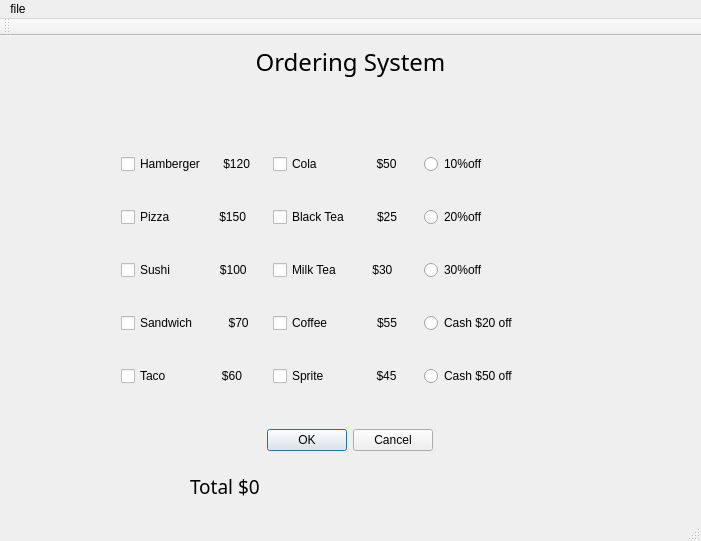
<?xml version="1.0" encoding="UTF-8"?>
<ui version="4.0">
 <class>MainWindow</class>
 <widget class="QMainWindow" name="MainWindow">
  <property name="geometry">
   <rect>
    <x>0</x>
    <y>0</y>
    <width>701</width>
    <height>541</height>
   </rect>
  </property>
  <property name="windowTitle">
   <string>MainWindow</string>
  </property>
  <widget class="QWidget" name="centralWidget">
   <widget class="QLabel" name="label">
    <property name="geometry">
     <rect>
      <x>220</x>
      <y>0</y>
      <width>261</width>
      <height>51</height>
     </rect>
    </property>
    <property name="font">
     <font>
      <family>標楷體</family>
      <pointsize>18</pointsize>
     </font>
    </property>
    <property name="text">
     <string>Ordering System</string>
    </property>
    <property name="alignment">
     <set>Qt::AlignCenter</set>
    </property>
   </widget>
   <widget class="QDialogButtonBox" name="buttonBox">
    <property name="geometry">
     <rect>
      <x>240</x>
      <y>390</y>
      <width>193</width>
      <height>28</height>
     </rect>
    </property>
    <property name="standardButtons">
     <set>QDialogButtonBox::Cancel|QDialogButtonBox::Ok</set>
    </property>
   </widget>
   <widget class="QLabel" name="label_2">
    <property name="geometry">
     <rect>
      <x>190</x>
      <y>430</y>
      <width>291</width>
      <height>41</height>
     </rect>
    </property>
    <property name="font">
     <font>
      <family>標楷體</family>
      <pointsize>14</pointsize>
     </font>
    </property>
    <property name="text">
     <string>Total $0 </string>
    </property>
   </widget>
   <widget class="QWidget" name="">
    <property name="geometry">
     <rect>
      <x>110</x>
      <y>80</y>
      <width>621</width>
      <height>311</height>
     </rect>
    </property>
    <layout class="QHBoxLayout" name="horizontalLayout_2">
     <item>
      <layout class="QHBoxLayout" name="horizontalLayout">
       <item>
        <layout class="QVBoxLayout" name="verticalLayout">
         <item>
          <widget class="QCheckBox" name="checkBox_Hamberger">
           <property name="text">
            <string>Hamberger       $120</string>
           </property>
          </widget>
         </item>
         <item>
          <widget class="QCheckBox" name="checkBox_Pizza">
           <property name="text">
            <string>Pizza               $150</string>
           </property>
          </widget>
         </item>
         <item>
          <widget class="QCheckBox" name="checkBox_Sushi">
           <property name="text">
            <string>Sushi               $100</string>
           </property>
          </widget>
         </item>
         <item>
          <widget class="QCheckBox" name="checkBox_Sandwich">
           <property name="text">
            <string>Sandwich           $70</string>
           </property>
          </widget>
         </item>
         <item>
          <widget class="QCheckBox" name="checkBox_Taco">
           <property name="text">
            <string>Taco                 $60</string>
           </property>
          </widget>
         </item>
        </layout>
       </item>
       <item>
        <layout class="QVBoxLayout" name="verticalLayout_2">
         <item>
          <widget class="QCheckBox" name="checkBox_Cola">
           <property name="text">
            <string>Cola                  $50</string>
           </property>
          </widget>
         </item>
         <item>
          <widget class="QCheckBox" name="checkBox_BlackTea">
           <property name="text">
            <string>Black Tea          $25</string>
           </property>
          </widget>
         </item>
         <item>
          <widget class="QCheckBox" name="checkBox_MilkTea">
           <property name="text">
            <string>Milk Tea           $30</string>
           </property>
          </widget>
         </item>
         <item>
          <widget class="QCheckBox" name="checkBox_Coffee">
           <property name="text">
            <string>Coffee               $55</string>
           </property>
          </widget>
         </item>
         <item>
          <widget class="QCheckBox" name="checkBox_Sprite">
           <property name="text">
            <string>Sprite                $45</string>
           </property>
          </widget>
         </item>
        </layout>
       </item>
      </layout>
     </item>
     <item>
      <layout class="QVBoxLayout" name="verticalLayout_3">
       <item>
        <widget class="QRadioButton" name="radioButton">
         <property name="text">
          <string>10%off</string>
         </property>
        </widget>
       </item>
       <item>
        <widget class="QRadioButton" name="radioButton_2">
         <property name="text">
          <string>20%off</string>
         </property>
        </widget>
       </item>
       <item>
        <widget class="QRadioButton" name="radioButton_3">
         <property name="text">
          <string>30%off</string>
         </property>
        </widget>
       </item>
       <item>
        <widget class="QRadioButton" name="radioButton_4">
         <property name="text">
          <string>Cash $20 off </string>
         </property>
        </widget>
       </item>
       <item>
        <widget class="QRadioButton" name="radioButton_5">
         <property name="text">
          <string>Cash $50 off</string>
         </property>
        </widget>
       </item>
      </layout>
     </item>
    </layout>
   </widget>
   <widget class="QWidget" name="">
    <property name="geometry">
     <rect>
      <x>150</x>
      <y>50</y>
      <width>461</width>
      <height>17</height>
     </rect>
    </property>
    <layout class="QHBoxLayout" name="horizontalLayout_3">
     <item>
      <widget class="QLabel" name="label_3">
       <property name="text">
        <string>MAIN</string>
       </property>
      </widget>
     </item>
     <item>
      <widget class="QLabel" name="label_4">
       <property name="text">
        <string>DRINK</string>
       </property>
      </widget>
     </item>
     <item>
      <widget class="QLabel" name="label_5">
       <property name="text">
        <string>DISCOUNT</string>
       </property>
      </widget>
     </item>
    </layout>
   </widget>
   <zorder>label</zorder>
   <zorder>checkBox_Coffee</zorder>
   <zorder>checkBox_Sprite</zorder>
   <zorder>checkBox_Sushi</zorder>
   <zorder>checkBox_Sandwich</zorder>
   <zorder>checkBox_Taco</zorder>
   <zorder>checkBox_MilkTea</zorder>
   <zorder>checkBox_Cola</zorder>
   <zorder>checkBox_BlackTea</zorder>
   <zorder>checkBox_Pizza</zorder>
   <zorder>checkBox_Hamberger</zorder>
   <zorder>radioButton</zorder>
   <zorder>radioButton_2</zorder>
   <zorder>radioButton_3</zorder>
   <zorder>radioButton_4</zorder>
   <zorder>radioButton_5</zorder>
   <zorder>buttonBox</zorder>
   <zorder>checkBox_Cola</zorder>
   <zorder>checkBox_BlackTea</zorder>
   <zorder>checkBox_MilkTea</zorder>
   <zorder>checkBox_Coffee</zorder>
   <zorder>checkBox_Sprite</zorder>
   <zorder>label_2</zorder>
   <zorder>label_3</zorder>
   <zorder>label_4</zorder>
   <zorder>label_5</zorder>
   <zorder>label_3</zorder>
  </widget>
  <widget class="QMenuBar" name="menuBar">
   <property name="geometry">
    <rect>
     <x>0</x>
     <y>0</y>
     <width>701</width>
     <height>25</height>
    </rect>
   </property>
   <widget class="QMenu" name="menuExit">
    <property name="title">
     <string>file</string>
    </property>
    <addaction name="separator"/>
    <addaction name="actionexit"/>
   </widget>
   <addaction name="menuExit"/>
  </widget>
  <widget class="QToolBar" name="mainToolBar">
   <attribute name="toolBarArea">
    <enum>TopToolBarArea</enum>
   </attribute>
   <attribute name="toolBarBreak">
    <bool>false</bool>
   </attribute>
  </widget>
  <widget class="QStatusBar" name="statusBar"/>
  <action name="actionexit">
   <property name="text">
    <string>exit</string>
   </property>
  </action>
 </widget>
 <layoutdefault spacing="6" margin="11"/>
 <resources/>
 <connections>
  <connection>
   <sender>actionexit</sender>
   <signal>triggered()</signal>
   <receiver>MainWindow</receiver>
   <slot>close()</slot>
   <hints>
    <hint type="sourcelabel">
     <x>-1</x>
     <y>-1</y>
    </hint>
    <hint type="destinationlabel">
     <x>199</x>
     <y>149</y>
    </hint>
   </hints>
  </connection>
 </connections>
</ui>
